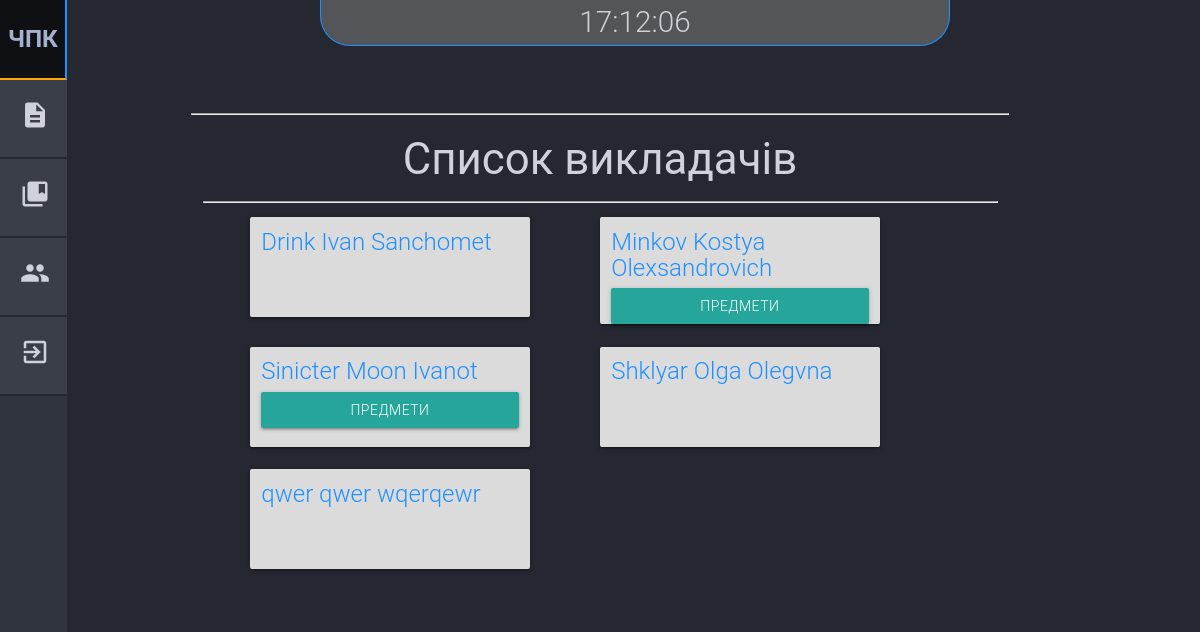
Screenshot of /teacher/ (signed in) with the database file from the repository.
### office/models.py (models this page shows, shortened)
class Teacher(models.Model):
    profile = models.OneToOneField(Profile, on_delete=models.CASCADE)
    subjects = models.ManyToManyField(Subject, blank=True)
    files = models.ManyToManyField(Files, blank=True)
    def get_absolute_url(self):
        return '/teacher/{}/'.format(self.profile.user.username)

### authorization/models.py (models this page shows, shortened)
class Profile(models.Model):
    user = models.OneToOneField(User, on_delete=models.CASCADE)
    name = models.CharField(max_length=100, blank=True, verbose_name="Ім'я")
    surname = models.CharField(max_length=100, blank=True, verbose_name="Прізвище")
    last_name = models.CharField(max_length=100, blank=True, verbose_name="По батькові")
    TYPE_OF_ACCESS = (
        ("student", 'Студент'),
        ("teacher", 'Викладач'),
    )
    access_profile = models.CharField(max_length=10, blank=True, choices=TYPE_OF_ACCESS)
    birth_date = models.DateField(null=True, blank=True, verbose_name="Дата народження")

### teacher/views.py (the view)
# urls.py: path("", TeacherIndex.as_view(), name="teacher_index"),
class TeacherIndex(LoginRequiredMixin, View):
    login_url = '/auth/login/'
    redirect_field_name = ''
    def get(self, request):
        if Profile.objects.get(user=request.user).access_profile == "":
            return render(request, 'office/not_access.html', {})
        teachers = get_list_or_404(Teacher.objects.order_by('profile__name'))
        return render(request, 'public_teacher/index.html', context={
            "teachers": teachers,
        })

### office/models.py (called while the page is built)
    def get_absolute_url(self):
        return "/subject/{}/".format(self.slug)

### templates/public_teacher/index.html (shortened to what this page needs)
{% extends 'subject/base.html' %}
{% block content %}
    <div class="col s12">
        <h3 class="text-white center-align">
            Список викладачів
        </h3>
        <hr>
    </div>
    <hr>
    <div class="row">
        {% for teacher in teachers %}
            <div class="col s4 offset-s1 card" style="min-height: 100px; background: rgba(235,235,235,0.92)">
                <div class="card-body">
                    <h6 class="card-title">
                        <a class="text-center" style="color: #1e90ff" href="{{ teacher.get_absolute_url }}">
                            {{ teacher.profile.surname }} {{ teacher.profile.name }} {{ teacher.profile.last_name }}
                        </a>
                    </h6>
                {% if teacher.subjects.all %}
                    <a class='dropdown-trigger btn col s12' href='#' data-target='dropdown{{ teacher.id }}'>Предмети</a>
                {% endif %}
                </div>
            </div>
        {% endfor %}
    </div>
{% endblock content %}

### static/css/components/main.css (style rules this page uses)
body { margin: 0; font-family: "Roboto", "Helvetica Neue", Helvetica, Arial, sans-serif; font-size: 0.9rem; font-weight: 300; line-height: 1.5; color: #cfd2da; text-align: left; background-color: #252830; }

### rows the page displays
Teacher: profile.surname "Drink", profile.name "Ivan", profile.last_name "Sanchomet"
Teacher: profile.surname "Minkov", profile.name "Kostya", profile.last_name "Olexsandrovich"
Teacher: profile.surname "Sinicter", profile.name "Moon", profile.last_name "Ivanot"
Teacher: profile.surname "Shklyar", profile.name "Olga", profile.last_name "Olegvna"
Teacher: profile.surname "qwer", profile.name "qwer", profile.last_name "wqerqewr"
